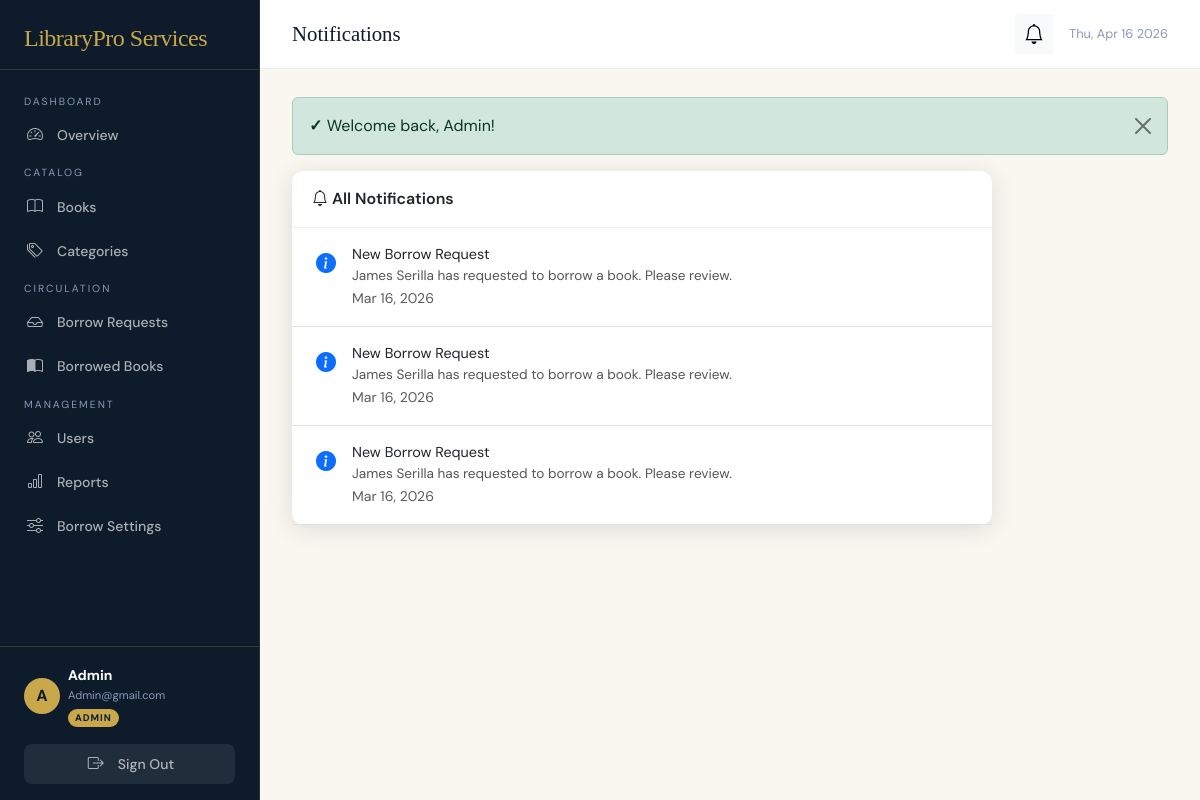
The app's page /admin/notifications.php (signed in) with its own data.
### tables this page shows
CREATE TABLE `notifications` (
  `id` int(11) NOT NULL,
  `user_id` int(11) NOT NULL,
  `title` varchar(255) NOT NULL,
  `message` text NOT NULL,
  `type` enum('info','success','warning','danger') DEFAULT 'info',
  `is_read` tinyint(1) DEFAULT 0,
  `created_at` timestamp NOT NULL DEFAULT current_timestamp()
);

### config/database.php (called while the page is built, shortened)
<?php
class Database {
    private static ?PDO $instance = null;
    public static function getConnection(): PDO {
        if (self::$instance === null) {
            try {
                $dsn = "mysql:host=" . DB_HOST . ";dbname=" . DB_NAME . ";charset=utf8mb4";
                self::$instance = new PDO($dsn, DB_USER, DB_PASS, [
                    PDO::ATTR_ERRMODE            => PDO::ERRMODE_EXCEPTION,
                    PDO::ATTR_DEFAULT_FETCH_MODE => PDO::FETCH_ASSOC,
                    PDO::ATTR_EMULATE_PREPARES   => false,
                ]);
            } catch (PDOException $e) {
                die(json_encode(['error' => 'Database connection failed: ' . $e->getMessage()]));
            }
        }
        return self::$instance;
    }
}

### classes/User.php (called while the page is built, shortened)
<?php
require_once __DIR__ . '/../config/database.php';
class User {
    private PDO $db;
    public function __construct() {
        $this->db = Database::getConnection();
    }
    public function getNotifications(int $userId, bool $unreadOnly = false): array {
        $sql = "SELECT * FROM notifications WHERE user_id = :uid";
        $sql .= " ORDER BY created_at DESC LIMIT 20";
        $stmt = $this->db->prepare($sql);
        $stmt->execute([':uid' => $userId]);
        return $stmt->fetchAll();
    }
}

### admin/notifications.php (the view, shortened to what this page needs)
<?php
require_once __DIR__ . '/../config/database.php';
require_once __DIR__ . '/../includes/auth.php';
require_once __DIR__ . '/../classes/User.php';
$userModel = new User();
$userModel->markNotificationsRead($_SESSION['user_id']);
$notifs    = $userModel->getNotifications($_SESSION['user_id']);
require_once __DIR__ . '/../includes/header.php';
?>
<div class="card" style="max-width:700px">
    <div class="card-header">
        <i class="bi bi-bell"></i> All Notifications
    </div>
    <div class="card-body p-0">
        <?php if (empty($notifs)): ?>
            <div class="text-center py-5 text-muted">
                <i class="bi bi-bell-slash fs-2 d-block mb-2"></i>
                No notifications yet.
            </div>
        <?php else: ?>
            <?php foreach ($notifs as $n): ?>
                <div class="d-flex align-items-start gap-3 px-4 py-3 border-bottom">
                    <?php
                    $icons = ['success'=>'check-circle-fill text-success','danger'=>'x-circle-fill text-danger','warning'=>'exclamation-triangle-fill text-warning','info'=>'info-circle-fill text-primary'];
                    $icon  = $icons[$n['type']] ?? 'bell-fill text-secondary';
                    ?>
                    <i class="bi bi-<?= $icon ?> fs-5 mt-1 flex-shrink-0"></i>
                    <div>
                        <div class="fw-600" style="font-size:.9rem"><?= sanitize($n['title']) ?></div>
                        <div style="font-size:.85rem;color:#555"><?= sanitize($n['message']) ?></div>
                        <small class="text-muted"><?= formatDate($n['created_at']) ?></small>
                    </div>
                </div>
            <?php endforeach; ?>
        <?php endif; ?>
    </div>
</div>
<?php require_once __DIR__ . '/../includes/footer.php'; ?>

### includes/header.php (style rules this page uses)
:root { --navy: #0d1b2a; --navy-mid: #1b2e45; --navy-soft: #243751; --gold: #c9a84c; --gold-lite: #f0d596; --cream: #faf7f0; --muted: #8a9ab5; --border: rgba(201,168,76,0.2); --radius: 12px; --shadow: 0 4px 24px rgba(13,27,42,0.12); }
* { box-sizing: border-box; }
html, body { font-family: 'DM Sans', sans-serif; background: var(--cream); color: var(--navy); min-height: 100vh; }
.card { border: none; border-radius: var(--radius); box-shadow: var(--shadow); background: #fff; }
.card-header { background: transparent; border-bottom: 1px solid rgba(13,27,42,0.08); padding: 16px 20px; font-weight: 600; }

### records on screen
notifications: title "New Borrow Request", message "James Serilla has requested to borrow a book. Please review.", created_at "Mar 16, 2026"
notifications: title "New Borrow Request", message "James Serilla has requested to borrow a book. Please review.", created_at "Mar 16, 2026"
notifications: title "New Borrow Request", message "James Serilla has requested to borrow a book. Please review.", created_at "Mar 16, 2026"

### other values on screen
$label "Overview Books Categories Borrow Requests Borrowed Books Users Reports Borrow Settings"
substr($_SESSION['name'], 0, 1) "A"
$_SESSION['name'] "Admin"
$_SESSION['email'] "Admin@gmail.com"
$_SESSION['role'] "ADMIN"
$pageTitle "Notifications"
$icon "✓"
$flash['msg'] "Welcome back, Admin!"
